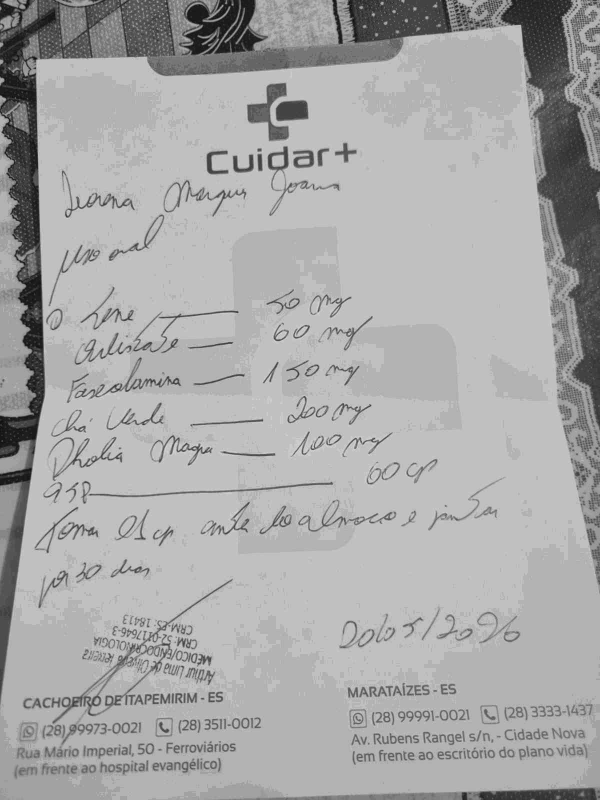
#> input picture dataset/images/574645.jpg, 1200 x 1600 px (shown at 1/2 size)
$ python -i image_enhancer.py   (imports and definitions only)
#> lines starting #> are read from the running program, lines starting #| are printed output that depends on the picture
#> further down, picture is the input picture: PIL image 1200x1600 RGB; min 1, max 237, mean 168.1
from PIL import (
    Image,
    ImageEnhance,
    ImageFilter
)


def melhorar_imagem(image: Image.Image) -> Image.Image:

    # ==================================================
    # 1. ESCALA 2X
    # ==================================================

    largura, altura = image.size
#> largura = 1200; altura = 1600

    image = image.resize(
        (
            largura * 2,
            altura * 2
        ),
        Image.Resampling.LANCZOS
    )

    # ==================================================
    # 2. ESCALA DE CINZA
    # ==================================================

    image = image.convert("L")
#> image: PIL image 2400x3200 L

    # ==================================================
    # 3. CONTRASTE
    # ==================================================

    contraste = ImageEnhance.Contrast(image)

    image = contraste.enhance(2.0)
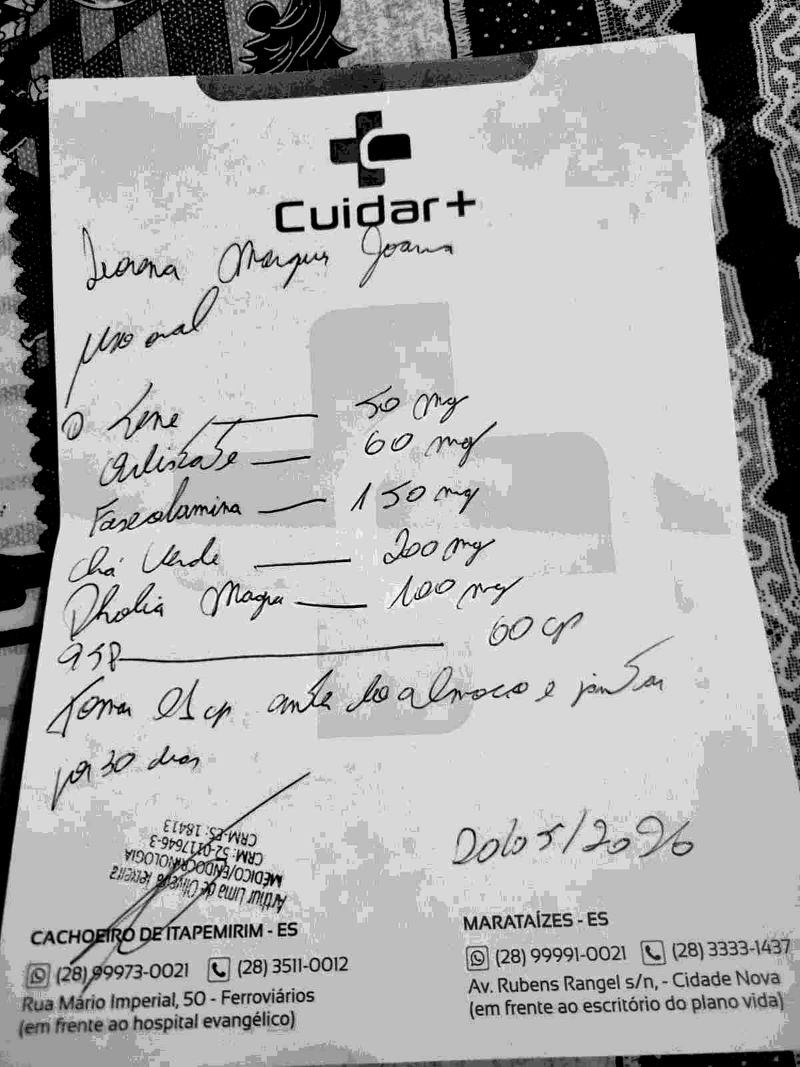
#> image: PIL image 2400x3200 L (shown at 1/3 size); min 0, max 255, mean 172

    # ==================================================
    # 4. NITIDEZ
    # ==================================================

    nitidez = ImageEnhance.Sharpness(image)

    image = nitidez.enhance(2.5)

    # ==================================================
    # 5. SHARPEN EXTRA
    # ==================================================

    image = image.filter(
        ImageFilter.SHARPEN
    )

    # ==================================================
    # 6. VOLTA PARA RGB
    # ==================================================

    image = image.convert("RGB")
#> image: PIL image 2400x3200 RGB

    return image

>>> from PIL import Image
>>> picture = Image.open('../../dataset/images/574645.jpg')
>>> result = melhorar_imagem(picture)
